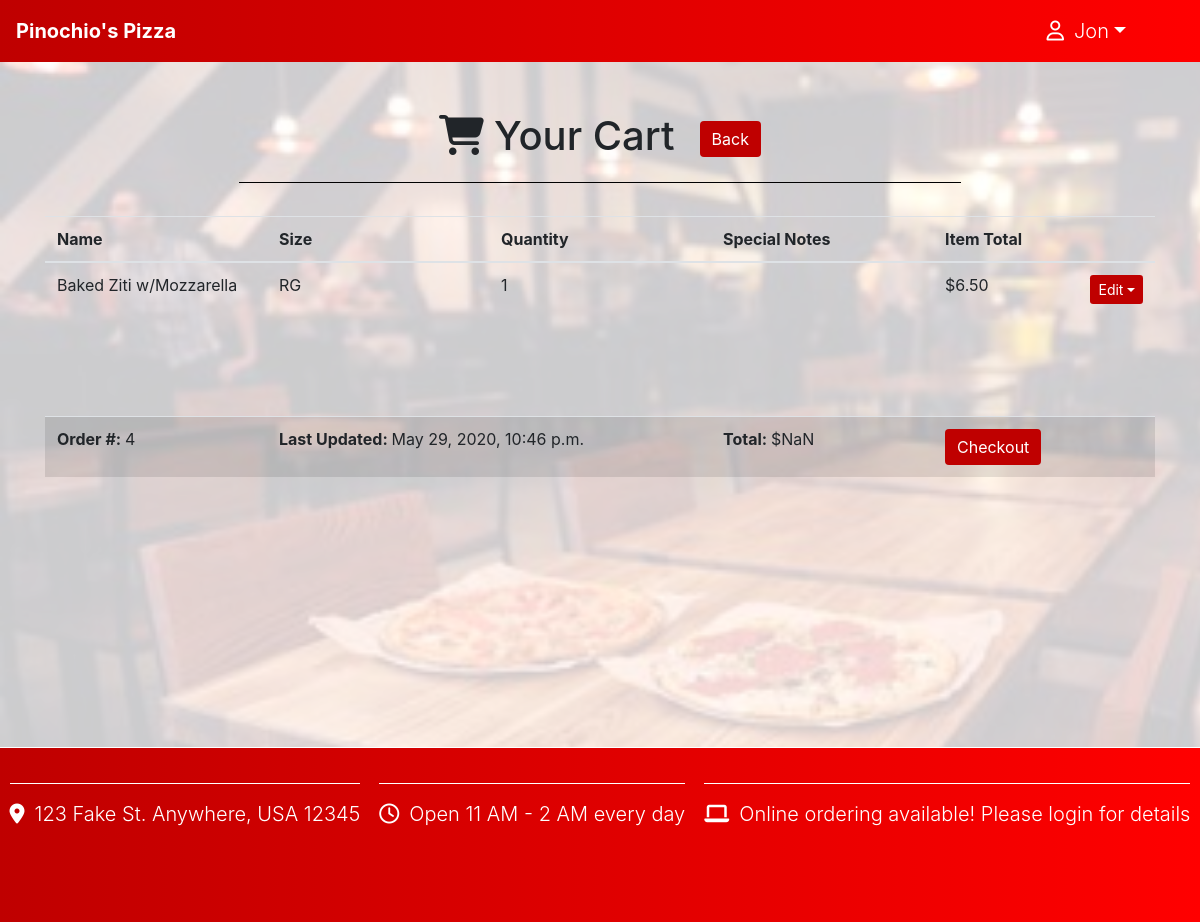
The page /viewCart (signed in) on the database as committed earlier.
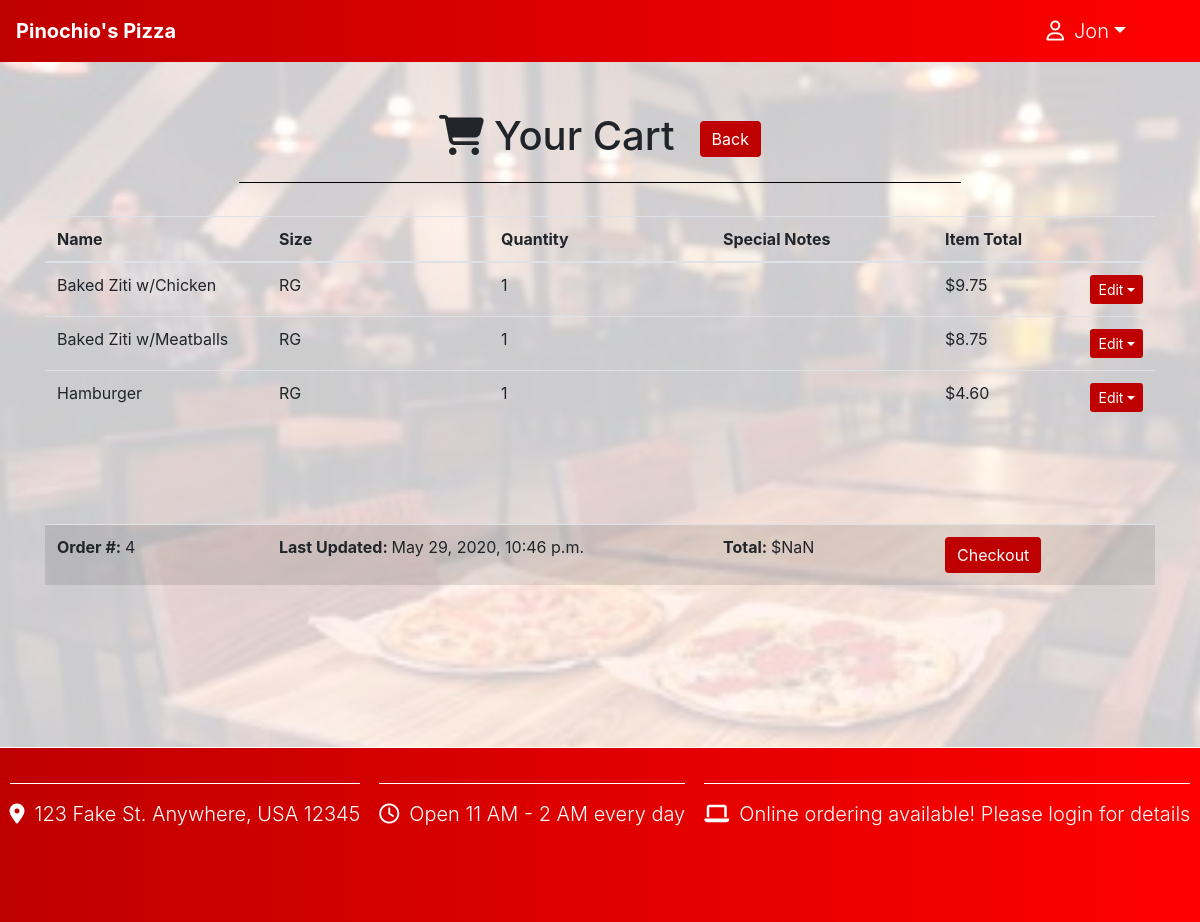
The same page on the database as committed later.
### orders/models.py (models this page shows, shortened)
class OrderDetail(models.Model):
    order = models.ForeignKey(Order, on_delete=models.CASCADE)
    item = models.ForeignKey(MenuItem, on_delete=models.CASCADE)
    ITEM_SIZES = [
    ('SM', "Small"),
    ('LG', "Large")
    ]
    size = models.CharField(max_length=2, blank=True, choices=ITEM_SIZES)
    quantity = models.IntegerField(default=1)
    toppings = models.ManyToManyField(PizzaTopping, blank=True)
    sandwichToppings = models.ManyToManyField(CheesesteakTopping, blank=True)
    extraCheese = models.BooleanField(default=False)
    total = models.DecimalField(max_digits=4, decimal_places=2, default=0.0)
    notes = models.CharField(max_length=64, blank=True)
    def updateTotal(self):
        self.total = self.item.priceLarge * self.quantity if self.size == 'LG' else self.item.priceSmall * self.quantity
        self.save()
        return self.total

class MenuItem(models.Model):
    name = models.CharField(max_length=30)
    priceSmall = models.DecimalField(max_digits=4, decimal_places=2, default=0.0)
    priceLarge = models.DecimalField(max_digits=4, decimal_places=2, default=0.0)
    PIZZA_STYLES = [
        ('NML', "Normal"),
        ('SCL', "Sicilian")
    ]
    pizzaStyle = models.CharField(max_length=3, choices=PIZZA_STYLES, blank=True)
    pizzaToppingsCount = models.IntegerField(default=0)
    category = models.ForeignKey(Category, on_delete=models.CASCADE)
    def __str__(self):
        return f"{self.name} {self.get_pizzaStyle_display()}"

class Order(models.Model):
    id = models.AutoField(primary_key=True)
    user = models.ForeignKey(settings.AUTH_USER_MODEL, on_delete=models.CASCADE)
    created = models.DateTimeField(auto_now_add=True)
    lastUpdated = models.DateTimeField(auto_now=True)
    items = models.ManyToManyField(MenuItem, blank=True, through='OrderDetail')
    completed = models.BooleanField(default=False)
    total = models.DecimalField(max_digits=6, decimal_places=2, default=0.0)
    def updateTotal(self):
        order_items = OrderDetail.objects.filter(order = self.id).all()
        self.total = order_items.aggregate(Sum('total'))['total__sum'] if len(order_items) > 0 else 0.0
        self.save()
        return self.total

### orders/views.py (the view)
# urls.py: path("viewCart", viewCart.as_view(), name="viewCart"),
class viewCart(ListView):
    template_name = "orders/viewCart.html"
    def get_queryset(self):
        try:
            currentOrder = Order.objects.get(user=self.request.user, completed=False)
        except Order.DoesNotExist:
            currentOrder = None
        return OrderDetail.objects.filter(order = currentOrder)
    def get_context_data(self, **kwargs):
        context = super().get_context_data(**kwargs)
        currentOrder = Order.objects.get(user=self.request.user, completed=False)
        context["paymentPrice"] = currentOrder.total * 100
        return context

### orders/templates/orders/viewCart.html (shortened to what this page needs)
{% extends 'base.html' %}
{% load static %}
{% block body %}
<h1 class="specialHeader"><i class="fas fa-shopping-cart"></i>Your Cart<button class="btn btn-primary">Back</button></h1>
  <table class="table" id="cartDisplay">
    <thead>
        <tr>
        <th>Name</th>
        <th>Size</th>
        <th>Quantity</th>
        <th>Special Notes</th>
        <th>Item Total</th>
        </tr>
    </thead>
    {% if object_list %}
    <tbody>
      {% for detail in object_list %}
      <tr>
        <td>{{ detail.item }}</td>
        {% if detail.size %}
        <td>{{ detail.size }}</td>
        {% else %}
        <td>RG</td>
        {% endif %}
        <td>{{ detail.quantity }}</td>
        <td>{{ detail.notes }}</td>
        <td>${{ detail.updateTotal }}<div id="itemEditOptions" class="dropdown">
          <button class="btn btn-primary dropdown-toggle btn-sm" type="button" data-toggle="dropdown">Edit</button>
          </div>
        </td>
      </tr>
      {% endfor %}
      </tbody>
      <tfoot>
        <tr>
        <td id="orderNumber" data-order="{{ object_list.0.order.id }}"><b>Order #: </b>{{ object_list.0.order.id }}</td>
        <td colspan="2"><b>Last Updated: </b>{{ object_list.0.order.lastUpdated }}</td>
        <td><b>Total: </b><span id="orderTotalClean">$</span></td>
        <td><button class="btn btn-primary">Checkout</button></td>
        </tr>
      </tfoot>
  {% endif %}
  </table>
{% endblock %}

Rows that differ between the two databases and show on the page:
removed OrderDetail: item "Baked Ziti w/Mozzarella", shows "RG", quantity "1", updateTotal "6.50", order "4", order.lastUpdated "May 29, 2020, 10:46 p.m."
added OrderDetail: item "Baked Ziti w/Chicken", shows "RG", quantity "1", updateTotal "9.75", order "4", order.lastUpdated "May 29, 2020, 10:46 p.m."
added OrderDetail: item "Baked Ziti w/Meatballs", shows "RG", quantity "1", updateTotal "8.75"
added OrderDetail: item "Hamburger", shows "RG", quantity "1", updateTotal "4.60"
